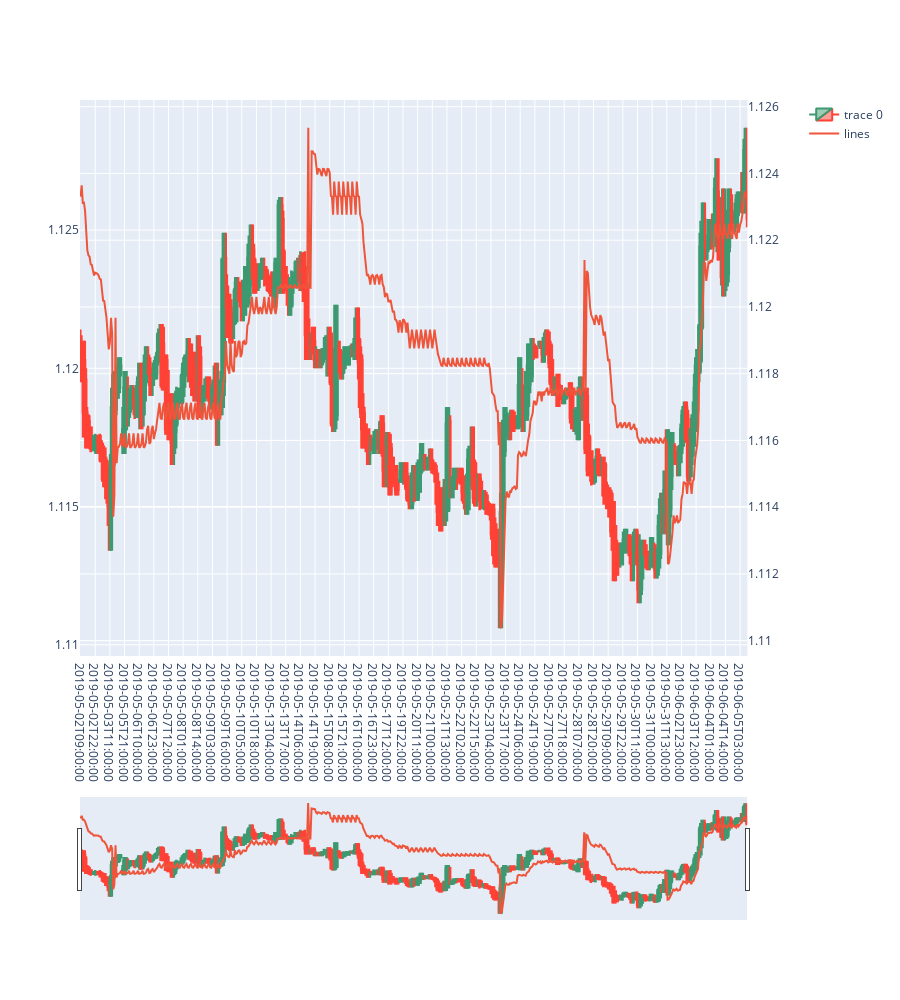

The cell this chart's notebook holds for it:
### Code cell
dfp = df.loc["2019-05-02 09:00:00":"2019-06-05 09:00:00"]

fig = make_subplots(specs=[[{"secondary_y": True}]])
fig.layout.xaxis.type = 'category'
fig.update_layout(
    autosize=False,
    width=900,
    height=1000
)

fig.add_trace(go.Candlestick(x=dfp.index,
                open=dfp['Open'],
                high=dfp['High'],
                low=dfp['Low'],
                close=dfp['Close']))

fig.add_trace(go.Scatter(x=dfp.index, y=dfp["240_ST_50_2"],
                    mode='lines',
                    name='lines'),
                    secondary_y=True)

### Figure 1 — Plotly figure (JSON) as saved in the notebook; plotly's stock layout.template omitted (floating-point values rounded to 4 significant figures; data arrays with more than 128 entries replaced by an {"elided": "..."} marker saying what was removed)
{"data": [{"close": {"elided": "592 float values"}, "high": {"elided": "592 float values"}, "low": {"elided": "592 float values"}, "open": {"elided": "592 float values"}, "type": "candlestick", "x": {"elided": "592 str values"}}, {"mode": "lines", "name": "lines", "type": "scatter", "x": {"elided": "592 str values"}, "xaxis": "x", "y": {"elided": "592 float values"}, "yaxis": "y2"}], "layout": {"autosize": false, "height": 1000, "width": 900, "xaxis": {"anchor": "y", "domain": [0, 0.94], "type": "category"}, "yaxis": {"anchor": "x", "domain": [0, 1]}, "yaxis2": {"anchor": "x", "overlaying": "y", "side": "right"}}}
